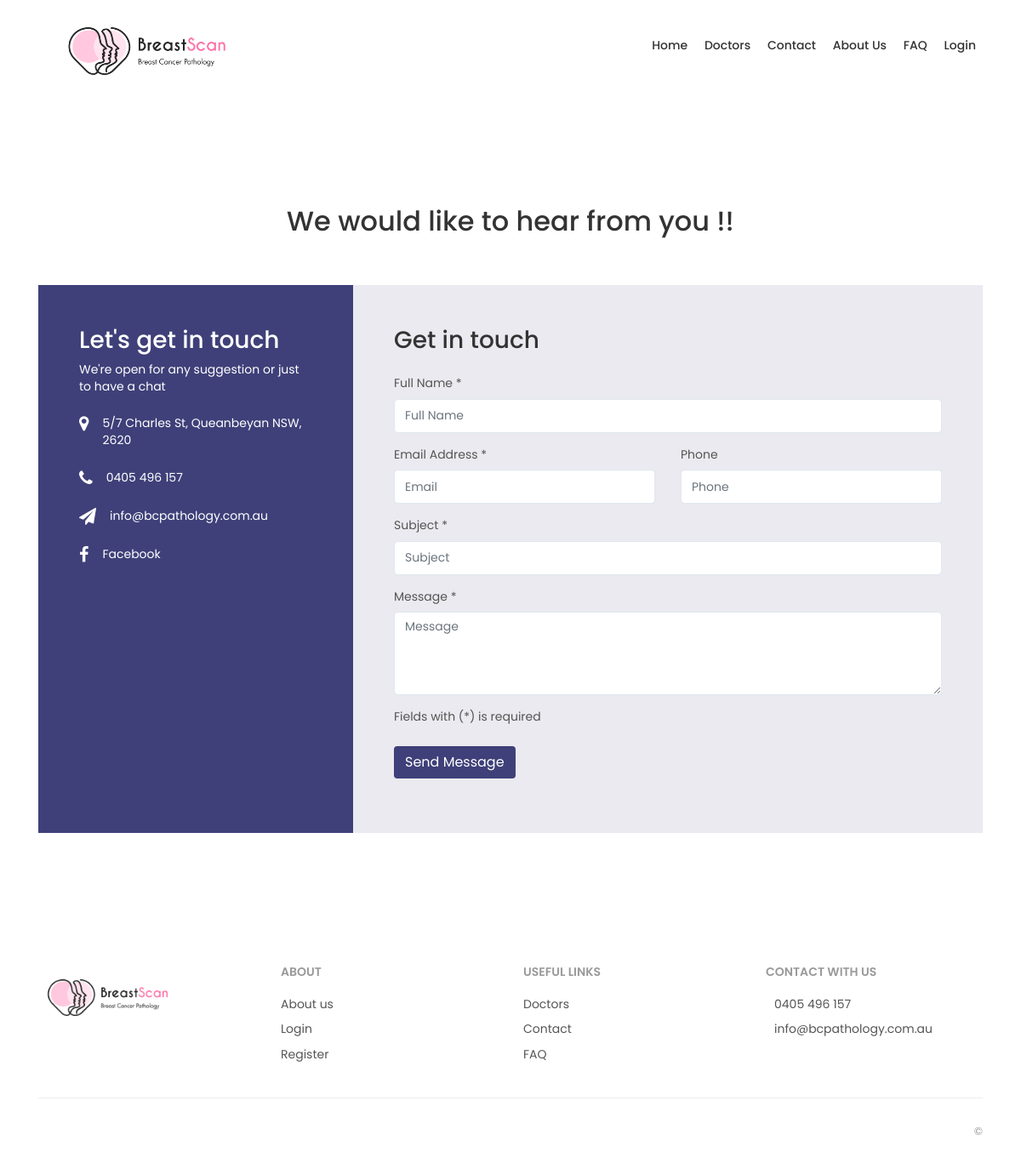
The app's page /contact with its own data.
### tables this page shows
CREATE TABLE `about` (
  `id` int NOT NULL,
  `info` text NOT NULL,
  `full_address` varchar(250) NOT NULL,
  `phone` varchar(255) NOT NULL,
  `email` varchar(255) NOT NULL,
  `facebook_link` varchar(255) DEFAULT NULL,
  `linkedin_link` varchar(255) DEFAULT NULL,
  `created_at` timestamp NULL DEFAULT CURRENT_TIMESTAMP,
  `updated_at` timestamp NULL DEFAULT CURRENT_TIMESTAMP ON UPDATE CURRENT_TIMESTAMP
);

### app/Controllers/Contact.php (called while the page is built, shortened)
<?php
class Contact extends Controller
{
    public function __construct(){
        $this->aboutModel = $this->model('About');
    }
    public function index()
    {
        $about_data = $this->aboutModel->getAboutData();
        $this->view('contact/index',['title' => 'Contact Us', 'about_data' => $about_data[0]]);
    }
}

### app/Core/App.php (called while the page is built, shortened)
<?php
class App {
    protected $method = 'index';
    public function __construct() {
        $url = $this->parseUrl();
        if (file_exists('../app/Controllers/' . ucfirst($url[0]) . '.php')) {
            unset($url[0]);
        }
        $this->controller = new $this->controller;
        $this->params = $url ? array_values($url) : [];
        call_user_func_array(array($this->controller, $this->method), $this->params);
    }
    public function parseUrl() {
        if (isset($_GET['url'])) {
            return $url = explode('/', filter_var(rtrim($_GET['url'], '/'), FILTER_SANITIZE_URL));
        }
    }
}

### public/index.php (called while the page is built, shortened)
<?php
$app = new app;

### app/Core/DB.php (called while the page is built, shortened)
<?php
class DB {
    protected $db;
	private $statement;
    public function __construct(){
		$this->db = new PDO(sprintf('mysql:host=%s;dbname=%s', DB_HOST, DB_NAME), DB_USER, DB_PASSWORD);
    }
    public function query($sql, $params = []) {
		$this->statement = $this->db->prepare($sql);
	}
    public function row() {
		$this->execute();
		return $this->statement->fetchAll(PDO::FETCH_ASSOC);
	}
	public function execute() {
		return $this->statement->execute();
	}
}

### app/Models/About.php (called while the page is built, shortened)
<?php
include_once('../app/Core/Model.php');
class About extends Core\Model
{
    public function getAboutData(){
        $this->db->query('SELECT * FROM about ORDER BY ID DESC LIMIT 1');
        return $this->db->row();
    }
}

### app/Core/Model.php (called while the page is built, shortened)
<?php
abstract class Model {
	public function __construct() {
		$this->db = new DB;
	}
}

### app/Views/contact/index.php (the view, shortened to what this page needs)
<?php include('../app/Views/base/header.php');?>
<?php include('../app/Views/base/navbar.php');?>
<div class="bg_color_1">
    <div class="margin_120_95">
    <div class="container">
			<div class="row justify-content-center">
				<div class="col-md-6 text-center mb-5">
					<h2 class="heading-section">We would like to hear from you !!</h2>
				</div>
			</div>
			<div class="row justify-content-center">
				<div class="col-md-12">
					<div class="wrapper">
						<div class="row no-gutters">
							<div class="col-lg-8 col-md-7 order-md-last d-flex align-items-stretch">
								<div class="contact-wrap w-100 p-md-5 p-4">
									<h3 class="mb-4">Get in touch</h3>
									<form method="POST" id="contactForm" name="contactForm" class="contactForm" action="/pathology/contact/message">
										<div class="row">
											<div class="col-md-12">
												<div class="form-group">
													<label class="label" for="name">Full Name *</label>
													<input type="text" class="form-control" name="full_name" id="name" placeholder="Full Name" value="<?php if($data['full_name']) echo $data['full_name']; ?>" required>
                                                </div>
											</div>
											<div class="col-md-6">
												<div class="form-group">
													<label class="label" for="email">Email Address *</label>
													<input type="email" class="form-control" name="email" id="email" placeholder="Email" value="<?php if($data['email']) echo $data['email']; ?>" required>
												</div>
											</div>
                                            <div class="col-md-6">
												<div class="form-group">
													<label class="label" for="email">Phone</label>
													<input type="text" class="form-control" name="phone" id="phone" placeholder="Phone" value="<?php if($data['phone']) echo $data['phone']; ?>">
												</div>
											</div>
											<div class="col-md-12">
												<div class="form-group">
													<label class="label" for="subject">Subject *</label>
													<input type="text" class="form-control" name="subject" id="subject" placeholder="Subject" value="<?php if($data['subject']) echo $data['subject']; ?>" required>
                                                </div>
											</div>
											<div class="col-md-12">
												<div class="form-group">
													<label class="label" for="#">Message *</label>
													<textarea name="message" class="form-control" id="message" cols="30" rows="4" placeholder="Message" required></textarea>
                                                </div>
											</div>
                                            <div class="col-md-12">
                                                <div class="form-group">
                                                    <label>Fields with (*) is required</label>
                                                </div>
                                            </div>
											<div class="col-md-12">
												<div class="form-group">
													<input type="submit" value="Send Message" class="btn theme-btn">
												</div>
											</div>
										</div>
									</form>
								</div>
							</div>
							<div class="col-lg-4 col-md-5 d-flex align-items-stretch">
								<div class="info-wrap bg-theme w-100 p-md-5 p-4 f-theme">
									<h3>Let's get in touch</h3>
									<p class="mb-4">We're open for any suggestion or just to have a chat</p>
                                <div class="dbox w-100 d-flex align-items-start">
                                    <div class="icon d-flex align-items-center justify-content-center">
                                        <span class="fa fa-map-marker fa-icon-size"></span>
                                    </div>
                                    <div class="text pl-3">
                                    <p><span></span><?php echo $data['about_data']['full_address']; ?></p>
                                </div>
                            </div>
                                <div class="dbox w-100 d-flex align-items-start">
                                    <div class="icon d-flex align-items-center justify-content-center">
                                        <span class="fa fa-phone fa-icon-size"></span>
                                    </div>
                                    <div class="text pl-3">
                                    <p><span></span> <a href="tel://<?php echo $data['about_data']['phone']; ?>"><?php echo $data['about_data']['phone']; ?></a></p>
                                </div>
                            </div>
				        	<div class="dbox w-100 d-flex align-items-start">
				        		<div class="icon d-flex align-items-center justify-content-center">
				        			<span class="fa fa-paper-plane fa-icon-size"></span>
				        		</div>
				        		<div class="text pl-3">
					            <p><span></span> <a href="mailto:<?php echo $data['about_data']['email']; ?>"><?php echo $data['about_data']['email']; ?></a></p>
					          </div>
				          </div>
				        	<div class="dbox w-100 d-flex align-items-start">
				        		<div class="icon d-flex align-items-center justify-content-center">
				        			<span class="fa fa-facebook fa-icon-size"></span>
				        		</div>
				        		<div class="text pl-3">
					            <p><span></span> <a href="<?php echo $data['about_data']['facebook_link']; ?>" target="_blank">Facebook</a></p>
					          </div>
				          </div>
			          </div>
							</div>
						</div>
					</div>
				</div>
			</div>
		</div>
    </div>
</div>
<?php include('../app/Views/base/footer.php');?>

### app/Views/base/footer.php (shortened to what this page needs)
</main>
<footer  class="wow fadeInUp">
	<div class="container margin_60_35">
		<div class="row">
			<div class="col-lg-3 col-md-12">
				<p>
					<a href="/pathology" title="Breast Cancer Pathology">
						<img src="/pathology/img/logos/logo.png" data-retina="true" alt="" width="163" height="36" class="img-fluid">
					</a>
				</p>
			</div>
			<div class="col-lg-3 col-md-4">
				<h5>About</h5>
				<ul class="links">
					<li><a href="/pathology/about">About us</a></li>
					<li><a href="/pathology/users/login">Login</a></li>
					<li><a href="/pathology/users/register">Register</a></li>
				</ul>
			</div>
			<div class="col-lg-3 col-md-4">
				<h5>Useful links</h5>
				<ul class="links">
					<li><a href="/pathology/users/doctors">Doctors</a></li>
					<li><a href="/pathology/contact">Contact</a></li>
					<li><a href="/pathology/faq">FAQ</a></li>
				</ul>
			</div>
			<div class="col-lg-3 col-md-4">
				<h5>Contact with Us</h5>
				<ul class="contacts">
					<li><a href="tel://<?=$data['about_data']['phone'];?>"><i class="icon_mobile"></i><?=$data['about_data']['phone'];?></a></li>
					<li><a href="mailto:<?=$data['about_data']['email'];?>"><i class="icon_mail_alt"></i> <?=$data['about_data']['email'];?></a></li>
				</ul>
			</div>
		</div>
		<hr>
		<div class="row">
			<div class="col-md-8">
			</div>
			<div class="col-md-4">
				<div id="copy">© <span id="year"></span></div>
			</div>
		</div>
	</div>
</footer>
	</div>
</body>
</html>

### public/css/style.css (style rules this page uses)
a,a:focus,a:hover { text-decoration:none;outline:0 }
#app_section small,#hero_video .content h3,.box_feat h3,.box_list small,.hero_home .content h3,.main_title h2,.main_title_2 h3,.main_title_3 h3,.main_title_4 h3,.marker_info small,.sbSelector:hover,.sbSelector:link,.sbSelector:visited,.strip_list small,.switch-field label,footer h5 { text-transform:uppercase }
.sbOptions,.tabs nav ul,ol,ul,ul#cat_nav { list-style:none }
hr,hr.double { margin:15px 0 30px;border-color:#ededed }
html * { -webkit-font-smoothing:antialiased;-moz-osx-font-smoothing:grayscale }
body { background:#fff;font-size:14px;font-size:.875rem;line-height:1.4;font-family:Poppins,Helvetica,sans-serif;color:#555 }
.list_home ul li a:after,a.wish_bt:after,footer ul.links li a:after { font-family:ElegantIcons }
h1,h2,h3,h4,h5,h6 { color:#333 }
ol,ul { margin:0 0 25px;padding:0 }
p { margin-bottom:25px }
a { color:#e74e84;-moz-transition:all .5s ease-in-out;-o-transition:all .5s ease-in-out;-webkit-transition:all .5s ease-in-out;-ms-transition:all .5s ease-in-out;transition:all .5s ease-in-out }
footer,header { background-color:#fff }
footer { color:#555 }
footer h5 { font-size:14px;font-size:.875rem;font-weight:600;color:#999;margin-bottom:20px }
footer ul li { margin-bottom:10px }
footer ul li a { -moz-transition:all .3s ease-in-out;-o-transition:all .3s ease-in-out;-webkit-transition:all .3s ease-in-out;-ms-transition:all .3s ease-in-out;transition:all .3s ease-in-out;display:inline-block;position:relative;color:#555 }
footer ul.links li a:after { content:"\24";position:absolute;margin-left:5px;top:1px;opacity:0;-moz-transition:all .5s ease-in-out;-o-transition:all .5s ease-in-out;-webkit-transition:all .5s ease-in-out;-ms-transition:all .5s ease-in-out;transition:all .5s ease-in-out }
footer #copy { text-align:right;font-size:13px;font-size:.8125rem;color:#999 }
.wow { visibility:hidden }
.bg_color_1,.box_form { background-color:#fff }
.form-control { font-size:14px;font-size:.875rem;min-height:40px;border-color:#e1e8ed }
.margin_60_35 { padding-top:60px;padding-bottom:35px }
.margin_120_95 { padding-top:120px;padding-bottom:95px }

### public/css/custom.css (style rules this page uses)
:root { --theme-color: #3f4079; --theme-light: #3f40791c; --theme-f-color: #fff; }
.contact-wrap { background-color: var(--theme-light); }
.bg-theme { background-color: var(--theme-color); }
.f-theme * { color: var(--theme-f-color); }
.fa-icon-size { font-size: 20px; }
.theme-btn { background-color: var(--theme-color); color: #fff; }

### records on screen
about: full_address "5/7 Charles St, Queanbeyan NSW, 2620", phone "0405 496 157", email "info@bcpathology.com.au"
